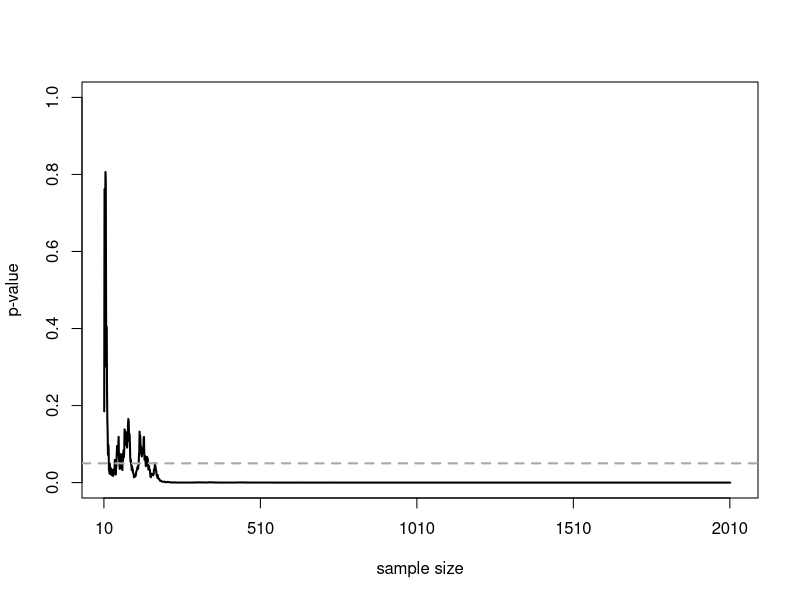

Write the R code that produced this figure.
# PlotSingleP-valueOverTime
n <- 2000 #total number of datapoints (per condition) you are willing to collect after initial 10

D <- 0.3 #True effect size (Keep SD below to 1, otherwise, this is just mean dif, not d)
SD <- 1 #Set True standard deviation.

p <- numeric(n) #store p-values
x <- numeric(n) #store x-values
y <- numeric(n) #store y-values

n <- n+10 #script calculates p-values after 10 people in each condition, so add 10 to number of datapoints

for(i in 10:n){ #for each simulated participants after the first 10
  x[i] <- rnorm(n=1, mean=0, sd=SD)
  y[i] <- rnorm(n=1, mean=D, sd=SD)
  z <- t.test(x[1:i], y[1:i], var.equal=TRUE) #perform the t-test
  p [i] <-z$p.value 
}

p <- p[10:n] #Remove forst 10 empty p-values

#Create the plot
#png(file="p-value_over_time.png",width=4000,height=2000, , units = "px", res = 500)
plot(0, col="red", lty=1, lwd=3, 
     ylim=c(0, 1), xlim=c(10, n), type="l", 
     xlab='sample size', ylab='p-value', 
     cex.lab=1, cex.axis=1, xaxt="n")
lines(p, lwd=2)
abline(h=0.05, col="darkgrey", lty=2, lwd=2) #draw ine at p = 0.05
axis(1, at=seq(0, n-10, by=(n-10)/4), labels = seq(10, n, by=(n-10)/4))
#dev.off()

min(p) #Return lowest p-value from all looks
cat("The lowest p-value was observed at sample size",which.min(p)+10) #Return the sample size at which the p-value was smallest
cat("The p-value dropped below 0.05 for the first time as sample size",which(p<0.05)[1]+10) #Return the sample size at which the p-value dropped below 0.05 for the first

#Š Daniel Lakens, 2016. 
# This work is licensed under a Creative Commons Attribution-NonCommercial-ShareAlike 4.0 International License. https://creativecommons.org/licenses/by-nc-sa/4.0/